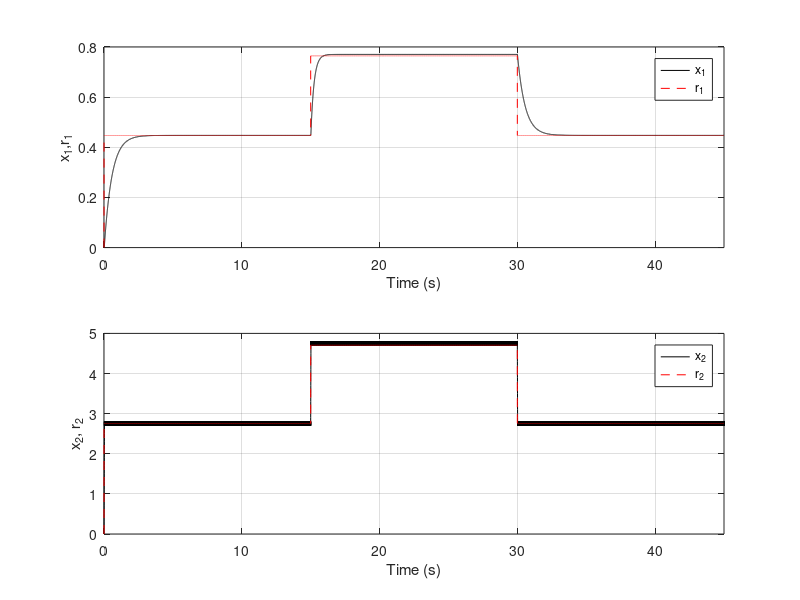

MATLAB code for this plot:
%% Fig2a.m - State Tracking Performance for CSTR Sliding Mode Control
%  This script simulates a Continuous Stirred Tank Reactor (CSTR) system
%  with sliding mode control to track piecewise constant reference signals.
%  Plots: State variables x1 (concentration) and x2 (temperature) vs references.

%% ==================== Initial Conditions ====================
x(1)=0.;              % Initial concentration (x1)
t(1)=0;               % Initial time
y(1)=0.;              % Initial temperature (x2, using y as variable name)

%% ==================== Simulation Parameters ====================
n=45000;              % Number of simulation steps
tmax=45;              % Total simulation time (seconds)
dt=tmax/n;            % Time step size (delta t)

%% ==================== Cost Function Weights (unused in this script) ====================
Q=10;                 % State weighting matrix coefficient
R=0.01;               % Control input weighting coefficient

%% ==================== System and Controller Parameters ====================
m(1)=1;               % Step counter initialization
alpha=1;              % System decay rate coefficient
betta=100;            % Sliding mode control gain (reaching law parameter)
lambda=0.3;           % Control input gain (g2 coefficient)
gamma=20;             % Activation energy parameter for reaction kinetics
B=1;                  % Heat of reaction coefficient
Da=0.072;             % Damkohler number (ratio of reaction rate to flow rate)

%% ==================== Reference Signal Initialization ====================
r1(1)=0.;             % Initial reference for x1 (concentration)
r2(1)=0.;             % Initial reference for x2 (temperature)

%% ==================== Tracking Error Initialization ====================
e1(1)=x(1)-r1(1);     % Initial tracking error for concentration
e2(1)=y(1)-r2(1);     % Initial tracking error for temperature

%% ==================== Control Input Initialization ====================
u(1)=0;               % Initial control input

%% ==================== Main Simulation Loop ====================
for i=1:n-1,

m(i+1)=m(i)+1;        % Increment step counter

%% ---------- Control Input Coefficients (Affine System: x_dot = f + g*u) ----------
g1(i)=0;              % Control coefficient for x1 equation (no direct control)
g2(i)=lambda;         % Control coefficient for x2 equation

%% ---------- System Dynamics (Euler Discretization of CSTR Model) ----------
% f1: Concentration dynamics with reaction term (Arrhenius kinetics)
f1(i)=x(i)+dt*(-alpha*x(i)+Da*(1-x(i))*exp(y(i)/(1+y(i)/gamma)));

% f2: Temperature dynamics with reaction heat generation
f2(i)=y(i)+dt*(-alpha*y(i)+B*Da*(1-x(i))*exp(y(i)/(1+y(i)/gamma)));

%% ---------- Time Update ----------
t(i+1)=t(i)+dt;

%% ---------- Piecewise Constant Reference for x1 (Concentration) ----------
% Reference changes at t=15s and t=30s to test tracking performance
   if 0<=t(i+1) & t(i+1)<=15
    r1(i+1)=0.4472;           % Low concentration setpoint
    elseif 15<t(i+1) & t(i+1)<30
    r1(i+1)=0.7646;           % High concentration setpoint
    elseif 30<=t(i+1) & t(i+1)<tmax
    r1(i+1)=0.4472;           % Return to low concentration
    end

%% ---------- Piecewise Constant Reference for x2 (Temperature) ----------
   if 0<=t(i+1) & t(i+1)<=15
    r2(i+1)=2.752;            % Low temperature setpoint
    elseif 15<t(i+1) & t(i+1)<30
    r2(i+1)=4.7052;           % High temperature setpoint
    elseif 30<=t(i+1) & t(i+1)<tmax
    r2(i+1)=2.752;            % Return to low temperature
   end

%% ---------- Sliding Surface Sign Function ----------
% S(i) = sign(e2) determines the switching control action
if (y(i)-r2(i))>0
S(i)=1;                       % Error positive: above reference
elseif (y(i)-r2(i))<0
S(i)=-1;                      % Error negative: below reference
else
S(i)=0;                       % On the sliding surface
end

%% ---------- Control Law Computation ----------
u1(i)=0;                      % No control for concentration (indirectly controlled)
% Sliding mode control law for temperature tracking
u2(i)=-1/g2(i)*(-betta*S(i)+r2(i+1)-r2(i)-f2(i));

%% ---------- State Update (Closed-Loop Dynamics) ----------
x(i+1)=f1(i);                 % Concentration evolves according to open-loop dynamics
y(i+1)=y(i)+dt*(-betta*S(i)+r2(i+1)-r2(i));  % Temperature with sliding mode control

% Alternative: Perfect tracking (commented out)
%x(i+1)=r1(i+1);
%y(i+1)=r2(i+1);

%% ---------- Tracking Error Update ----------
e1(i+1)=x(i+1)-r1(i+1);       % Concentration tracking error
e2(i+1)=y(i+1)-r2(i+1);       % Temperature tracking error

end

%% ==================== Plotting Results ====================
% Upper subplot: Concentration (x1) and its reference (r1)
subplot(2,1,1), plot(t,x,'k-',t,r1,'r--')
axis([0 tmax 0 0.8])
legend('x_1','r_1')
grid
ylabel('x_1,r_1')
xlabel('Time (s)')
hold on;

% Lower subplot: Temperature (x2) and its reference (r2)
subplot(2,1,2), plot(t,y,'k-',t,r2,'r--')
axis([0 tmax 0 5])
ylabel('x_2, r_2')
legend('x_2','r_2')
xlabel('Time (s)')
grid

%% ==================== Cleanup ====================
clear all;
